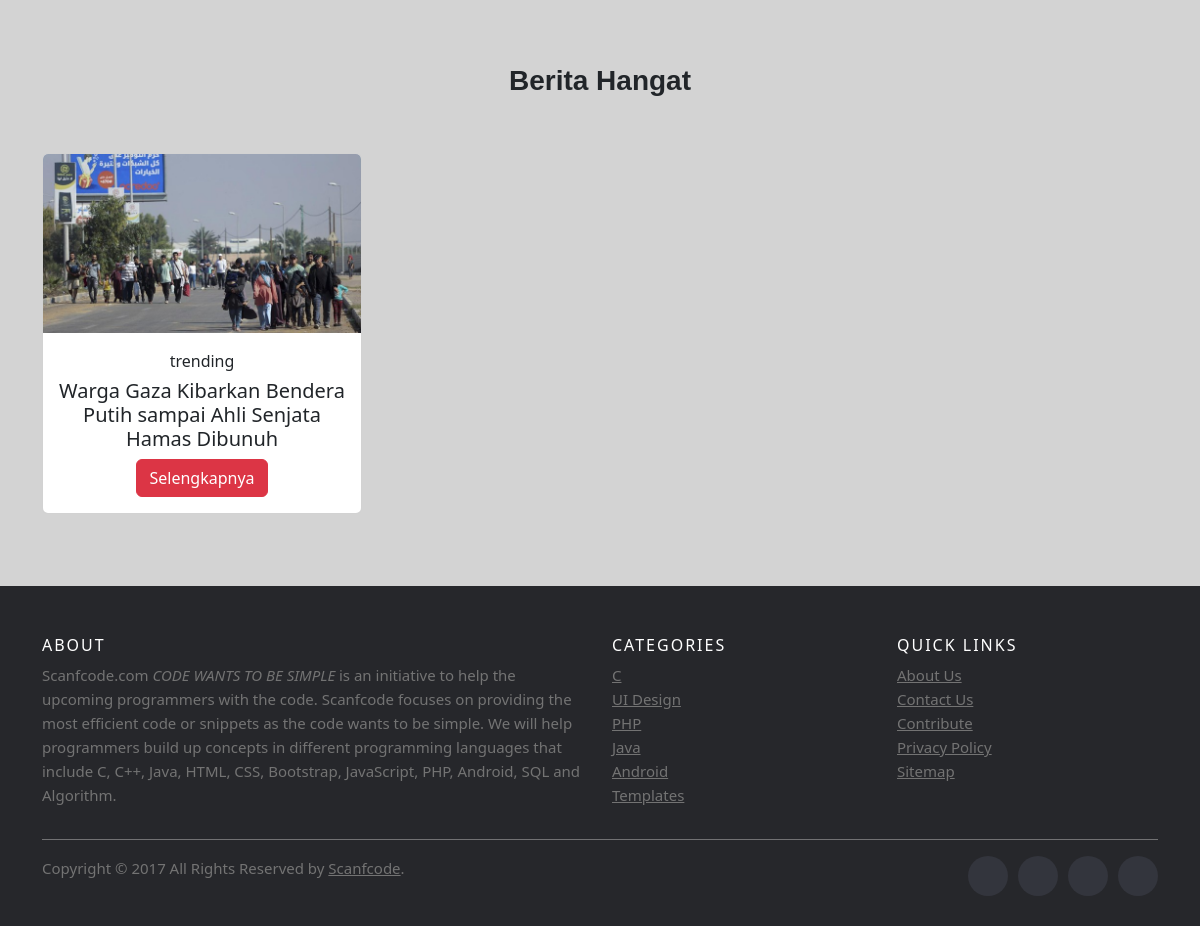
/trending/ (lower part), run on an earlier commit of the app's database.
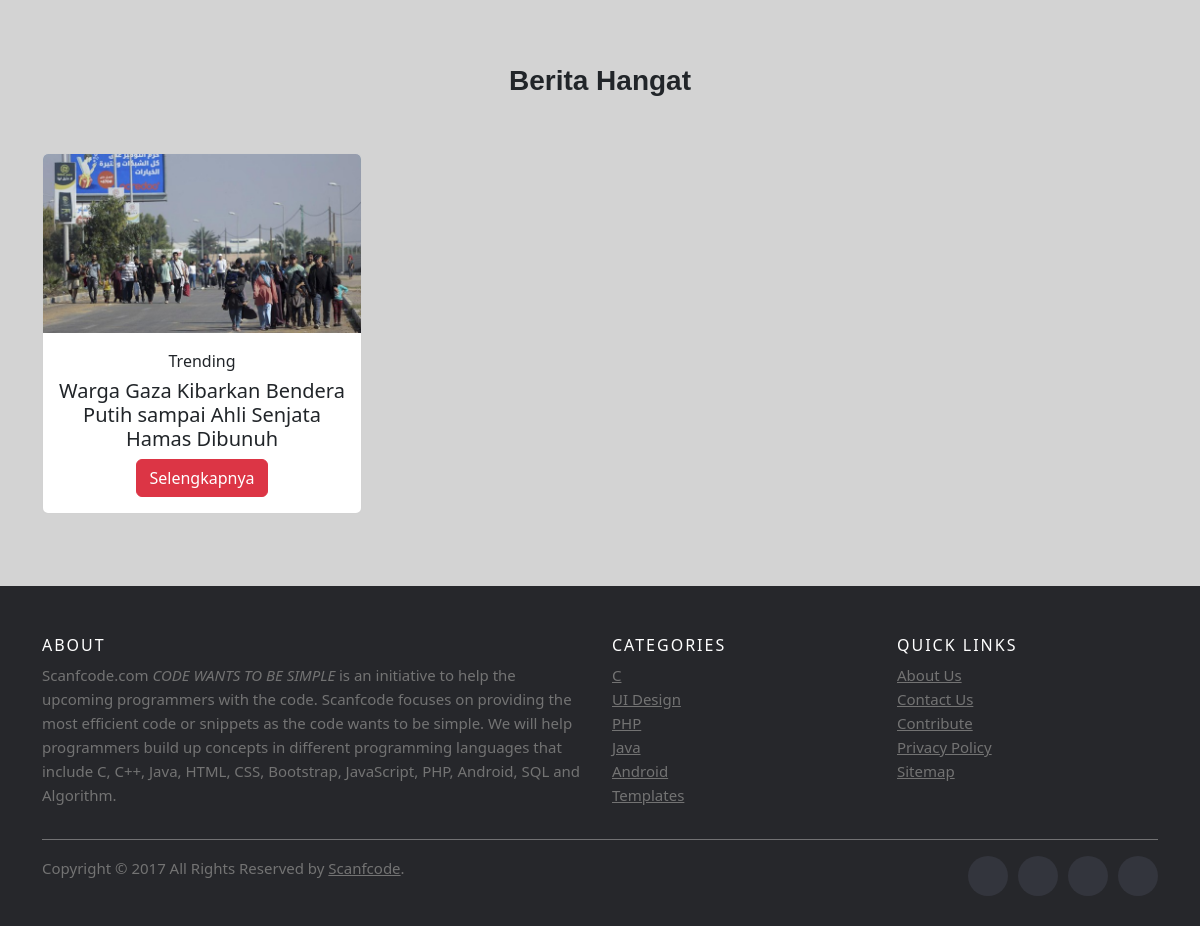
And on a later commit of the database.
### news/models.py (models this page shows)
class berita(models.Model):
    STATUS = ('publish', 'publish'),('draft','draft')
    judul = models.CharField(max_length=255)
    deskripsi = models.CharField(max_length=255,null=True)
    isi = models.CharField(max_length=9999)
    kategori = models.ForeignKey(kategori, on_delete=models.CASCADE)
    kategoriID = models.IntegerField()
    gambar = models.ImageField(upload_to='media', height_field=None, width_field=None, max_length=100)
    penulis = models.CharField(max_length=255)
    fotopenulis = models.ImageField(upload_to='media', height_field=None, width_field=None, max_length=100)
    publikasi = models.CharField(max_length=255)
    status = models.CharField(choices=STATUS, max_length=200)

class kategori (models.Model) :
    namakategori = models.CharField(max_length=255)
    def __str__ (self):
        return self.namakategori

### news/views.py (the view)
# urls.py: path('trending/', views.trending, name='trending'),
def trending(request):
    berita = models.berita.objects.filter(status='publish')
    kategori = models.kategori.objects.all()
    catID = 13
    if catID :
        berita = models.berita.objects.filter(kategori = catID)
    else :
        berita = models.berita.objects.filter(status ='publish')
    context = {'beritas' : berita, 'kategori' : kategori}
    return render(request, 'menu/trending.html', context)

### news/templates/menu/trending.html (shortened to what this page needs)
{% extends 'core/base.html' %}
    {% block htmlhead %}
    {% load static %}
    <link rel="stylesheet" type="text/css" href="{% static 'index.css' %}">
    {% endblock htmlhead %}
    {% block content %}
              <br><br><br><br>
              <br><br><br>
              <h3 class="fw-bold" style="text-align: center; font-family: sans-serif;">Berita Hangat</h3>
              <br><br>
              <div class="container text-center">
                <div class="row">
                  {% for berita in beritas %}
                  <div class="col">
                      <div class="card" style="width: 20rem;">
                        <img src="{{berita.gambar.url}}" class="card-img-top" alt="...">
                          <div class="card-body">
                            <p>{{berita.kategori}}</p>
                            <h5 class="card-title" style="margin-top: -10px;">{{berita.judul}}</h5>
                            <a href="{% url 'news:isi' berita.id %}" class="btn btn-danger">Selengkapnya</a>
                          </div>
                      </div>
                  </div>
                  {% endfor %}
                </div>
              </div>
            <br><br><br>
    <footer class="site-footer">
        <div class="container">
          <div class="row">
            <div class="col-sm-12 col-md-6">
              <h6>About</h6>
              <p class="text-justify">Scanfcode.com <i>CODE WANTS TO BE SIMPLE </i> is an initiative  to help the upcoming programmers with the code. Scanfcode focuses on providing the most efficient code or snippets as the code wants to be simple. We will help programmers build up concepts in different programming languages that include C, C++, Java, HTML, CSS, Bootstrap, JavaScript, PHP, Android, SQL and Algorithm.</p>
            </div>
            <div class="col-xs-6 col-md-3">
              <h6>Categories</h6>
              <ul class="footer-links">
                <li><a href="http://scanfcode.com/category/c-language/">C</a></li>
                <li><a href="http://scanfcode.com/category/front-end-development/">UI Design</a></li>
                <li><a href="http://scanfcode.com/category/back-end-development/">PHP</a></li>
                <li><a href="http://scanfcode.com/category/java-programming-language/">Java</a></li>
                <li><a href="http://scanfcode.com/category/android/">Android</a></li>
                <li><a href="http://scanfcode.com/category/templates/">Templates</a></li>
              </ul>
            </div>
            <div class="col-xs-6 col-md-3">
              <h6>Quick Links</h6>
              <ul class="footer-links">
                <li><a href="http://scanfcode.com/about/">About Us</a></li>
                <li><a href="http://scanfcode.com/contact/">Contact Us</a></li>
                <li><a href="http://scanfcode.com/contribute-at-scanfcode/">Contribute</a></li>
                <li><a href="http://scanfcode.com/privacy-policy/">Privacy Policy</a></li>
                <li><a href="http://scanfcode.com/sitemap/">Sitemap</a></li>
              </ul>
            </div>
          </div>
          <hr>
        </div>
        <div class="container">
          <div class="row">
            <div class="col-md-8 col-sm-6 col-xs-12">
              <p class="copyright-text">Copyright &copy; 2017 All Rights Reserved by
           <a href="#">Scanfcode</a>.
              </p>
            </div>
            <div class="col-md-4 col-sm-6 col-xs-12">
              <ul class="social-icons">
                <li><a class="facebook" href="#"></a></li>
                <li><a class="twitter" href="#"></a></li>
                <li><a class="dribbble" href="#"></a></li>
                <li><a class="linkedin" href="#"></a></li>
              </ul>
            </div>
          </div>
        </div>
  </footer>
    {% endblock %}

What changed in the data, as far as the page shows it:
changed through a linked row, berita "Warga Gaza Kibarkan Bendera Putih sampai Ahli Senjata Hamas Dibunuh": kategori "trending" → "Trending"
